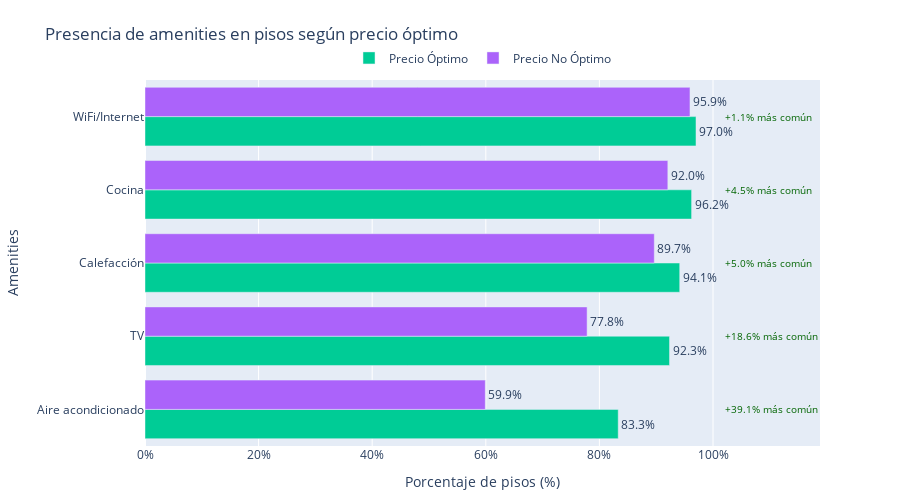
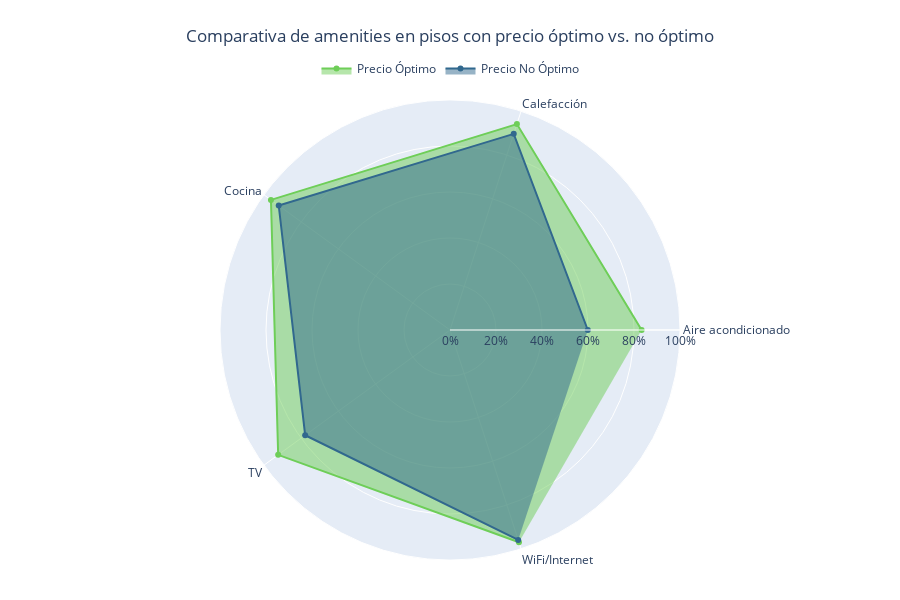

Notebook code cell kept with these figures, in order:
### Markdown cell above
## ¿Qué comodidades tienen los pisos con precio óptimo?

### Code cell
# Calcular el porcentaje de pisos según los amenities
amenities = ["amenities_wifi_internet", "amenities_tv", "amenities_air_conditioning", "amenities_heating", "amenities_kitchen"]
df_property_lux = df[["precio_optimo"] + amenities].groupby("precio_optimo", as_index=False).mean()

# Transformar los datos para la visualización
df_property_lux = (
    df_property_lux
    .set_index("precio_optimo")
    .transpose()
    .reset_index()
    .melt(id_vars="index")
    .rename(columns={"index": "amenities", "value": "porcentaje"})
)

# Mejorar los nombres de los amenities para la visualización
nombre_amenities = {
    "amenities_wifi_internet": "WiFi/Internet",
    "amenities_tv": "TV",
    "amenities_air_conditioning": "Aire acondicionado",
    "amenities_heating": "Calefacción",
    "amenities_kitchen": "Cocina"
}

# Aplicar los nombres mejorados
df_property_lux["amenities_nombre"] = df_property_lux["amenities"].map(nombre_amenities)

# Calcular la diferencia porcentual entre precio óptimo y no óptimo
pivot_df = df_property_lux.pivot(index='amenities', columns='precio_optimo', values='porcentaje').reset_index()
pivot_df['diferencia'] = pivot_df[True] - pivot_df[False]
pivot_df['diferencia_porcentual'] = ((pivot_df[True] / pivot_df[False]) - 1) * 100

# Unir la diferencia al dataframe original
df_final = pd.merge(
    df_property_lux,
    pivot_df[['amenities', 'diferencia', 'diferencia_porcentual']],
    on='amenities'
)

# Ordenar por la diferencia para mostrar primero los más asociados con precio óptimo
top_amenities = pivot_df.sort_values('diferencia', ascending=False)['amenities'].tolist()
df_final['amenities_orden'] = pd.Categorical(df_final['amenities'], categories=top_amenities, ordered=True)

# Crear un gráfico de barras ordenado con etiquetas mejoradas y paleta Viridis
fig = px.bar(
    df_final.sort_values('amenities_orden'), 
    y='amenities_nombre', 
    x='porcentaje', 
    color='precio_optimo',
    barmode='group',
    title='Presencia de amenities en pisos según precio óptimo',
    labels={
        'porcentaje': 'Porcentaje de pisos (%)',
        'amenities_nombre': 'Amenities',
        'precio_optimo': 'Precio'
    },
    category_orders={'precio_optimo': [True, False]},
    text_auto='.1%',
    color_discrete_map={'Precio Óptimo': '#440154', 'Precio No Óptimo': '#FDE725'},
)

# Personalizar la leyenda
fig.update_layout(
    legend=dict(
        title_text='',
        orientation='h',
        yanchor='top',
        y=1.1,
        xanchor='center',
        x=0.5
    ),
    legend_title_text='',
    xaxis=dict(tickformat='.0%'),
    margin=dict(t=80, b=40),
    height=500
)

# Actualizar nombres en la leyenda
fig.data[0].name = 'Precio Óptimo'
fig.data[1].name = 'Precio No Óptimo'

# Actualizar la posición del texto
fig.update_traces(textposition='outside')

# Añadir anotaciones para mostrar la diferencia porcentual
for i, amenity in enumerate(top_amenities):
    subset = df_final[df_final['amenities'] == amenity]
    diff_pct = subset['diferencia_porcentual'].values[0]
    
    # Solo añadir anotación si hay una diferencia significativa
    if abs(diff_pct) > 1:
        y_pos = nombre_amenities[amenity]
        
        # Determinar si es más común en precio óptimo o no óptimo
        if diff_pct > 0:
            texto = f"+{diff_pct:.1f}% más común"
            color = "darkgreen"
        else:
            texto = f"{diff_pct:.1f}% menos común"
            color = "darkred"
        
        fig.add_annotation(
            x=1,
            y=y_pos,
            xanchor='left',
            yanchor='middle',
            text=texto,
            showarrow=False,
            font=dict(size=10, color=color),
            align='left',
            xshift=10
        )

fig.show()

# Crear un gráfico de radar para comparar la presencia de amenities
radar_df = df_property_lux.pivot(index='precio_optimo', columns='amenities_nombre', values='porcentaje').reset_index()

# Colores de la paleta Viridis
viridis_colors = px.colors.sequential.Viridis
viridis_light = viridis_colors[3]  # Color más claro
viridis_dark = viridis_colors[7]   # Color más oscuro

fig_radar = go.Figure()

# Añadir una traza para cada grupo
for i, precio in enumerate([True, False]):
    subset = radar_df[radar_df['precio_optimo'] == precio]
    if not subset.empty:
        valores = subset.iloc[0, 1:].values.tolist()
        categorias = subset.columns[1:].tolist()
        
        nombre = 'Precio Óptimo' if precio else 'Precio No Óptimo'
        color = viridis_dark if precio else viridis_light
        
        fig_radar.add_trace(go.Scatterpolar(
            r=valores,
            theta=categorias,
            fill='toself',
            name=nombre,
            line_color=color
        ))

# Personalizar el diseño y corregir la posición del título para evitar superposición
fig_radar.update_layout(
    polar=dict(
        radialaxis=dict(
            visible=True,
            range=[0, 1],
            tickformat='.0%'
        )
    ),
    title={
        'text': 'Comparativa de amenities en pisos con precio óptimo vs. no óptimo',
        'y': 0.95,  # Ajustar posición vertical del título
        'x': 0.5
    },
    showlegend=True,
    legend=dict(orientation='h', yanchor='top', y=1.1, xanchor='center', x=0.5),
    margin=dict(t=100, b=40),  # Aumentar el margen superior
    height=600,  # Aumentar la altura del gráfico
)

fig_radar.show()

# fig.write_image("../docs/comparativa_amenities.png", scale=2)
# fig_radar.write_image("../docs/comparativa_amenities_radar.png", scale=2)

### Figure 1 — Plotly figure (JSON) as saved in the notebook; plotly's stock layout.template omitted (floating-point values rounded to 4 significant figures)
{"data": [{"alignmentgroup": "True", "hovertemplate": "Precio=True<br>Porcentaje de pisos (%)=%{x}<br>Amenities=%{y}<extra></extra>", "legendgroup": "True", "marker": {"color": "#00cc96", "pattern": {"shape": ""}}, "name": "Precio Óptimo", "offsetgroup": "True", "orientation": "h", "showlegend": true, "textposition": "outside", "texttemplate": "%{x:.1%}", "type": "bar", "x": [0.8331, 0.9234, 0.9414, 0.9623, 0.9701], "xaxis": "x", "y": ["Aire acondicionado", "TV", "Calefacción", "Cocina", "WiFi/Internet"], "yaxis": "y"}, {"alignmentgroup": "True", "hovertemplate": "Precio=False<br>Porcentaje de pisos (%)=%{x}<br>Amenities=%{y}<extra></extra>", "legendgroup": "False", "marker": {"color": "#ab63fa", "pattern": {"shape": ""}}, "name": "Precio No Óptimo", "offsetgroup": "False", "orientation": "h", "showlegend": true, "textposition": "outside", "texttemplate": "%{x:.1%}", "type": "bar", "x": [0.5991, 0.7784, 0.8966, 0.9205, 0.9595], "xaxis": "x", "y": ["Aire acondicionado", "TV", "Calefacción", "Cocina", "WiFi/Internet"], "yaxis": "y"}], "layout": {"annotations": [{"align": "left", "font": {"color": "darkgreen", "size": 10}, "showarrow": false, "text": "+39.1% más común", "x": 1, "xanchor": "left", "xshift": 10, "y": "Aire acondicionado", "yanchor": "middle"}, {"align": "left", "font": {"color": "darkgreen", "size": 10}, "showarrow": false, "text": "+18.6% más común", "x": 1, "xanchor": "left", "xshift": 10, "y": "TV", "yanchor": "middle"}, {"align": "left", "font": {"color": "darkgreen", "size": 10}, "showarrow": false, "text": "+5.0% más común", "x": 1, "xanchor": "left", "xshift": 10, "y": "Calefacción", "yanchor": "middle"}, {"align": "left", "font": {"color": "darkgreen", "size": 10}, "showarrow": false, "text": "+4.5% más común", "x": 1, "xanchor": "left", "xshift": 10, "y": "Cocina", "yanchor": "middle"}, {"align": "left", "font": {"color": "darkgreen", "size": 10}, "showarrow": false, "text": "+1.1% más común", "x": 1, "xanchor": "left", "xshift": 10, "y": "WiFi/Internet", "yanchor": "middle"}], "barmode": "group", "height": 500, "legend": {"orientation": "h", "title": {"text": ""}, "tracegroupgap": 0, "x": 0.5, "xanchor": "center", "y": 1.1, "yanchor": "top"}, "margin": {"b": 40, "t": 80}, "title": {"text": "Presencia de amenities en pisos según precio óptimo"}, "xaxis": {"anchor": "y", "domain": [0, 1], "tickformat": ".0%", "title": {"text": "Porcentaje de pisos (%)"}}, "yaxis": {"anchor": "x", "domain": [0, 1], "title": {"text": "Amenities"}}}}

### Figure 2 — Plotly figure (JSON) as saved in the notebook; plotly's stock layout.template omitted (floating-point values rounded to 4 significant figures)
{"data": [{"fill": "toself", "line": {"color": "#6ece58"}, "name": "Precio Óptimo", "r": [0.8331, 0.9414, 0.9623, 0.9234, 0.9701], "theta": ["Aire acondicionado", "Calefacción", "Cocina", "TV", "WiFi/Internet"], "type": "scatterpolar"}, {"fill": "toself", "line": {"color": "#31688e"}, "name": "Precio No Óptimo", "r": [0.5991, 0.8966, 0.9205, 0.7784, 0.9595], "theta": ["Aire acondicionado", "Calefacción", "Cocina", "TV", "WiFi/Internet"], "type": "scatterpolar"}], "layout": {"height": 600, "legend": {"orientation": "h", "x": 0.5, "xanchor": "center", "y": 1.1, "yanchor": "top"}, "margin": {"b": 40, "t": 100}, "polar": {"radialaxis": {"range": [0, 1], "tickformat": ".0%", "visible": true}}, "showlegend": true, "title": {"text": "Comparativa de amenities en pisos con precio óptimo vs. no óptimo", "x": 0.5, "y": 0.95}}}
